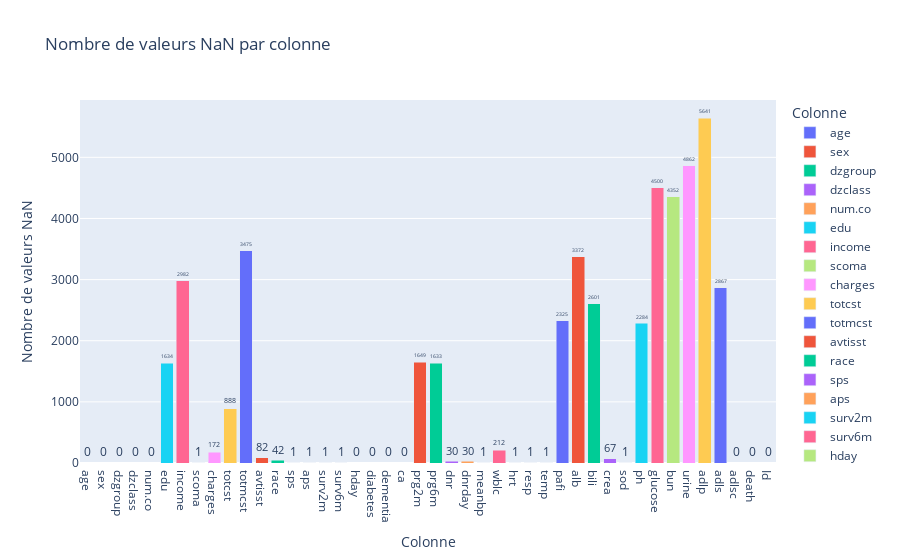

The cell this chart's notebook holds for it:
### Code cell
visualize_nan_values(data)

### Figure 1 — Plotly figure (JSON) as saved in the notebook; plotly's stock layout.template omitted (floating-point values rounded to 4 significant figures)
{"data": [{"alignmentgroup": "True", "hovertemplate": "Colonne=%{x}<br>Nombre de valeurs NaN=%{text}<extra></extra>", "legendgroup": "age", "marker": {"color": "#636efa", "pattern": {"shape": ""}}, "name": "age", "offsetgroup": "age", "orientation": "v", "showlegend": true, "text": [0], "textposition": "outside", "texttemplate": "%{text}", "type": "bar", "x": ["age"], "xaxis": "x", "y": [0], "yaxis": "y"}, {"alignmentgroup": "True", "hovertemplate": "Colonne=%{x}<br>Nombre de valeurs NaN=%{text}<extra></extra>", "legendgroup": "sex", "marker": {"color": "#EF553B", "pattern": {"shape": ""}}, "name": "sex", "offsetgroup": "sex", "orientation": "v", "showlegend": true, "text": [0], "textposition": "outside", "texttemplate": "%{text}", "type": "bar", "x": ["sex"], "xaxis": "x", "y": [0], "yaxis": "y"}, {"alignmentgroup": "True", "hovertemplate": "Colonne=%{x}<br>Nombre de valeurs NaN=%{text}<extra></extra>", "legendgroup": "dzgroup", "marker": {"color": "#00cc96", "pattern": {"shape": ""}}, "name": "dzgroup", "offsetgroup": "dzgroup", "orientation": "v", "showlegend": true, "text": [0], "textposition": "outside", "texttemplate": "%{text}", "type": "bar", "x": ["dzgroup"], "xaxis": "x", "y": [0], "yaxis": "y"}, {"alignmentgroup": "True", "hovertemplate": "Colonne=%{x}<br>Nombre de valeurs NaN=%{text}<extra></extra>", "legendgroup": "dzclass", "marker": {"color": "#ab63fa", "pattern": {"shape": ""}}, "name": "dzclass", "offsetgroup": "dzclass", "orientation": "v", "showlegend": true, "text": [0], "textposition": "outside", "texttemplate": "%{text}", "type": "bar", "x": ["dzclass"], "xaxis": "x", "y": [0], "yaxis": "y"}, {"alignmentgroup": "True", "hovertemplate": "Colonne=%{x}<br>Nombre de valeurs NaN=%{text}<extra></extra>", "legendgroup": "num.co", "marker": {"color": "#FFA15A", "pattern": {"shape": ""}}, "name": "num.co", "offsetgroup": "num.co", "orientation": "v", "showlegend": true, "text": [0], "textposition": "outside", "texttemplate": "%{text}", "type": "bar", "x": ["num.co"], "xaxis": "x", "y": [0], "yaxis": "y"}, {"alignmentgroup": "True", "hovertemplate": "Colonne=%{x}<br>Nombre de valeurs NaN=%{text}<extra></extra>", "legendgroup": "edu", "marker": {"color": "#19d3f3", "pattern": {"shape": ""}}, "name": "edu", "offsetgroup": "edu", "orientation": "v", "showlegend": true, "text": [1634], "textposition": "outside", "texttemplate": "%{text}", "type": "bar", "x": ["edu"], "xaxis": "x", "y": [1634], "yaxis": "y"}, {"alignmentgroup": "True", "hovertemplate": "Colonne=%{x}<br>Nombre de valeurs NaN=%{text}<extra></extra>", "legendgroup": "income", "marker": {"color": "#FF6692", "pattern": {"shape": ""}}, "name": "income", "offsetgroup": "income", "orientation": "v", "showlegend": true, "text": [2982], "textposition": "outside", "texttemplate": "%{text}", "type": "bar", "x": ["income"], "xaxis": "x", "y": [2982], "yaxis": "y"}, {"alignmentgroup": "True", "hovertemplate": "Colonne=%{x}<br>Nombre de valeurs NaN=%{text}<extra></extra>", "legendgroup": "scoma", "marker": {"color": "#B6E880", "pattern": {"shape": ""}}, "name": "scoma", "offsetgroup": "scoma", "orientation": "v", "showlegend": true, "text": [1], "textposition": "outside", "texttemplate": "%{text}", "type": "bar", "x": ["scoma"], "xaxis": "x", "y": [1], "yaxis": "y"}, {"alignmentgroup": "True", "hovertemplate": "Colonne=%{x}<br>Nombre de valeurs NaN=%{text}<extra></extra>", "legendgroup": "charges", "marker": {"color": "#FF97FF", "pattern": {"shape": ""}}, "name": "charges", "offsetgroup": "charges", "orientation": "v", "showlegend": true, "text": [172], "textposition": "outside", "texttemplate": "%{text}", "type": "bar", "x": ["charges"], "xaxis": "x", "y": [172], "yaxis": "y"}, {"alignmentgroup": "True", "hovertemplate": "Colonne=%{x}<br>Nombre de valeurs NaN=%{text}<extra></extra>", "legendgroup": "totcst", "marker": {"color": "#FECB52", "pattern": {"shape": ""}}, "name": "totcst", "offsetgroup": "totcst", "orientation": "v", "showlegend": true, "text": [888], "textposition": "outside", "texttemplate": "%{text}", "type": "bar", "x": ["totcst"], "xaxis": "x", "y": [888], "yaxis": "y"}, {"alignmentgroup": "True", "hovertemplate": "Colonne=%{x}<br>Nombre de valeurs NaN=%{text}<extra></extra>", "legendgroup": "totmcst", "marker": {"color": "#636efa", "pattern": {"shape": ""}}, "name": "totmcst", "offsetgroup": "totmcst", "orientation": "v", "showlegend": true, "text": [3475], "textposition": "outside", "texttemplate": "%{text}", "type": "bar", "x": ["totmcst"], "xaxis": "x", "y": [3475], "yaxis": "y"}, {"alignmentgroup": "True", "hovertemplate": "Colonne=%{x}<br>Nombre de valeurs NaN=%{text}<extra></extra>", "legendgroup": "avtisst", "marker": {"color": "#EF553B", "pattern": {"shape": ""}}, "name": "avtisst", "offsetgroup": "avtisst", "orientation": "v", "showlegend": true, "text": [82], "textposition": "outside", "texttemplate": "%{text}", "type": "bar", "x": ["avtisst"], "xaxis": "x", "y": [82], "yaxis": "y"}, {"alignmentgroup": "True", "hovertemplate": "Colonne=%{x}<br>Nombre de valeurs NaN=%{text}<extra></extra>", "legendgroup": "race", "marker": {"color": "#00cc96", "pattern": {"shape": ""}}, "name": "race", "offsetgroup": "race", "orientation": "v", "showlegend": true, "text": [42], "textposition": "outside", "texttemplate": "%{text}", "type": "bar", "x": ["race"], "xaxis": "x", "y": [42], "yaxis": "y"}, {"alignmentgroup": "True", "hovertemplate": "Colonne=%{x}<br>Nombre de valeurs NaN=%{text}<extra></extra>", "legendgroup": "sps", "marker": {"color": "#ab63fa", "pattern": {"shape": ""}}, "name": "sps", "offsetgroup": "sps", "orientation": "v", "showlegend": true, "text": [1], "textposition": "outside", "texttemplate": "%{text}", "type": "bar", "x": ["sps"], "xaxis": "x", "y": [1], "yaxis": "y"}, {"alignmentgroup": "True", "hovertemplate": "Colonne=%{x}<br>Nombre de valeurs NaN=%{text}<extra></extra>", "legendgroup": "aps", "marker": {"color": "#FFA15A", "pattern": {"shape": ""}}, "name": "aps", "offsetgroup": "aps", "orientation": "v", "showlegend": true, "text": [1], "textposition": "outside", "texttemplate": "%{text}", "type": "bar", "x": ["aps"], "xaxis": "x", "y": [1], "yaxis": "y"}, {"alignmentgroup": "True", "hovertemplate": "Colonne=%{x}<br>Nombre de valeurs NaN=%{text}<extra></extra>", "legendgroup": "surv2m", "marker": {"color": "#19d3f3", "pattern": {"shape": ""}}, "name": "surv2m", "offsetgroup": "surv2m", "orientation": "v", "showlegend": true, "text": [1], "textposition": "outside", "texttemplate": "%{text}", "type": "bar", "x": ["surv2m"], "xaxis": "x", "y": [1], "yaxis": "y"}, {"alignmentgroup": "True", "hovertemplate": "Colonne=%{x}<br>Nombre de valeurs NaN=%{text}<extra></extra>", "legendgroup": "surv6m", "marker": {"color": "#FF6692", "pattern": {"shape": ""}}, "name": "surv6m", "offsetgroup": "surv6m", "orientation": "v", "showlegend": true, "text": [1], "textposition": "outside", "texttemplate": "%{text}", "type": "bar", "x": ["surv6m"], "xaxis": "x", "y": [1], "yaxis": "y"}, {"alignmentgroup": "True", "hovertemplate": "Colonne=%{x}<br>Nombre de valeurs NaN=%{text}<extra></extra>", "legendgroup": "hday", "marker": {"color": "#B6E880", "pattern": {"shape": ""}}, "name": "hday", "offsetgroup": "hday", "orientation": "v", "showlegend": true, "text": [0], "textposition": "outside", "texttemplate": "%{text}", "type": "bar", "x": ["hday"], "xaxis": "x", "y": [0], "yaxis": "y"}, {"alignmentgroup": "True", "hovertemplate": "Colonne=%{x}<br>Nombre de valeurs NaN=%{text}<extra></extra>", "legendgroup": "diabetes", "marker": {"color": "#FF97FF", "pattern": {"shape": ""}}, "name": "diabetes", "offsetgroup": "diabetes", "orientation": "v", "showlegend": true, "text": [0], "textposition": "outside", "texttemplate": "%{text}", "type": "bar", "x": ["diabetes"], "xaxis": "x", "y": [0], "yaxis": "y"}, {"alignmentgroup": "True", "hovertemplate": "Colonne=%{x}<br>Nombre de valeurs NaN=%{text}<extra></extra>", "legendgroup": "dementia", "marker": {"color": "#FECB52", "pattern": {"shape": ""}}, "name": "dementia", "offsetgroup": "dementia", "orientation": "v", "showlegend": true, "text": [0], "textposition": "outside", "texttemplate": "%{text}", "type": "bar", "x": ["dementia"], "xaxis": "x", "y": [0], "yaxis": "y"}, {"alignmentgroup": "True", "hovertemplate": "Colonne=%{x}<br>Nombre de valeurs NaN=%{text}<extra></extra>", "legendgroup": "ca", "marker": {"color": "#636efa", "pattern": {"shape": ""}}, "name": "ca", "offsetgroup": "ca", "orientation": "v", "showlegend": true, "text": [0], "textposition": "outside", "texttemplate": "%{text}", "type": "bar", "x": ["ca"], "xaxis": "x", "y": [0], "yaxis": "y"}, {"alignmentgroup": "True", "hovertemplate": "Colonne=%{x}<br>Nombre de valeurs NaN=%{text}<extra></extra>", "legendgroup": "prg2m", "marker": {"color": "#EF553B", "pattern": {"shape": ""}}, "name": "prg2m", "offsetgroup": "prg2m", "orientation": "v", "showlegend": true, "text": [1649], "textposition": "outside", "texttemplate": "%{text}", "type": "bar", "x": ["prg2m"], "xaxis": "x", "y": [1649], "yaxis": "y"}, {"alignmentgroup": "True", "hovertemplate": "Colonne=%{x}<br>Nombre de valeurs NaN=%{text}<extra></extra>", "legendgroup": "prg6m", "marker": {"color": "#00cc96", "pattern": {"shape": ""}}, "name": "prg6m", "offsetgroup": "prg6m", "orientation": "v", "showlegend": true, "text": [1633], "textposition": "outside", "texttemplate": "%{text}", "type": "bar", "x": ["prg6m"], "xaxis": "x", "y": [1633], "yaxis": "y"}, {"alignmentgroup": "True", "hovertemplate": "Colonne=%{x}<br>Nombre de valeurs NaN=%{text}<extra></extra>", "legendgroup": "dnr", "marker": {"color": "#ab63fa", "pattern": {"shape": ""}}, "name": "dnr", "offsetgroup": "dnr", "orientation": "v", "showlegend": true, "text": [30], "textposition": "outside", "texttemplate": "%{text}", "type": "bar", "x": ["dnr"], "xaxis": "x", "y": [30], "yaxis": "y"}, {"alignmentgroup": "True", "hovertemplate": "Colonne=%{x}<br>Nombre de valeurs NaN=%{text}<extra></extra>", "legendgroup": "dnrday", "marker": {"color": "#FFA15A", "pattern": {"shape": ""}}, "name": "dnrday", "offsetgroup": "dnrday", "orientation": "v", "showlegend": true, "text": [30], "textposition": "outside", "texttemplate": "%{text}", "type": "bar", "x": ["dnrday"], "xaxis": "x", "y": [30], "yaxis": "y"}, {"alignmentgroup": "True", "hovertemplate": "Colonne=%{x}<br>Nombre de valeurs NaN=%{text}<extra></extra>", "legendgroup": "meanbp", "marker": {"color": "#19d3f3", "pattern": {"shape": ""}}, "name": "meanbp", "offsetgroup": "meanbp", "orientation": "v", "showlegend": true, "text": [1], "textposition": "outside", "texttemplate": "%{text}", "type": "bar", "x": ["meanbp"], "xaxis": "x", "y": [1], "yaxis": "y"}, {"alignmentgroup": "True", "hovertemplate": "Colonne=%{x}<br>Nombre de valeurs NaN=%{text}<extra></extra>", "legendgroup": "wblc", "marker": {"color": "#FF6692", "pattern": {"shape": ""}}, "name": "wblc", "offsetgroup": "wblc", "orientation": "v", "showlegend": true, "text": [212], "textposition": "outside", "texttemplate": "%{text}", "type": "bar", "x": ["wblc"], "xaxis": "x", "y": [212], "yaxis": "y"}, {"alignmentgroup": "True", "hovertemplate": "Colonne=%{x}<br>Nombre de valeurs NaN=%{text}<extra></extra>", "legendgroup": "hrt", "marker": {"color": "#B6E880", "pattern": {"shape": ""}}, "name": "hrt", "offsetgroup": "hrt", "orientation": "v", "showlegend": true, "text": [1], "textposition": "outside", "texttemplate": "%{text}", "type": "bar", "x": ["hrt"], "xaxis": "x", "y": [1], "yaxis": "y"}, {"alignmentgroup": "True", "hovertemplate": "Colonne=%{x}<br>Nombre de valeurs NaN=%{text}<extra></extra>", "legendgroup": "resp", "marker": {"color": "#FF97FF", "pattern": {"shape": ""}}, "name": "resp", "offsetgroup": "resp", "orientation": "v", "showlegend": true, "text": [1], "textposition": "outside", "texttemplate": "%{text}", "type": "bar", "x": ["resp"], "xaxis": "x", "y": [1], "yaxis": "y"}, {"alignmentgroup": "True", "hovertemplate": "Colonne=%{x}<br>Nombre de valeurs NaN=%{text}<extra></extra>", "legendgroup": "temp", "marker": {"color": "#FECB52", "pattern": {"shape": ""}}, "name": "temp", "offsetgroup": "temp", "orientation": "v", "showlegend": true, "text": [1], "textposition": "outside", "texttemplate": "%{text}", "type": "bar", "x": ["temp"], "xaxis": "x", "y": [1], "yaxis": "y"}, {"alignmentgroup": "True", "hovertemplate": "Colonne=%{x}<br>Nombre de valeurs NaN=%{text}<extra></extra>", "legendgroup": "pafi", "marker": {"color": "#636efa", "pattern": {"shape": ""}}, "name": "pafi", "offsetgroup": "pafi", "orientation": "v", "showlegend": true, "text": [2325], "textposition": "outside", "texttemplate": "%{text}", "type": "bar", "x": ["pafi"], "xaxis": "x", "y": [2325], "yaxis": "y"}, {"alignmentgroup": "True", "hovertemplate": "Colonne=%{x}<br>Nombre de valeurs NaN=%{text}<extra></extra>", "legendgroup": "alb", "marker": {"color": "#EF553B", "pattern": {"shape": ""}}, "name": "alb", "offsetgroup": "alb", "orientation": "v", "showlegend": true, "text": [3372], "textposition": "outside", "texttemplate": "%{text}", "type": "bar", "x": ["alb"], "xaxis": "x", "y": [3372], "yaxis": "y"}, {"alignmentgroup": "True", "hovertemplate": "Colonne=%{x}<br>Nombre de valeurs NaN=%{text}<extra></extra>", "legendgroup": "bili", "marker": {"color": "#00cc96", "pattern": {"shape": ""}}, "name": "bili", "offsetgroup": "bili", "orientation": "v", "showlegend": true, "text": [2601], "textposition": "outside", "texttemplate": "%{text}", "type": "bar", "x": ["bili"], "xaxis": "x", "y": [2601], "yaxis": "y"}, {"alignmentgroup": "True", "hovertemplate": "Colonne=%{x}<br>Nombre de valeurs NaN=%{text}<extra></extra>", "legendgroup": "crea", "marker": {"color": "#ab63fa", "pattern": {"shape": ""}}, "name": "crea", "offsetgroup": "crea", "orientation": "v", "showlegend": true, "text": [67], "textposition": "outside", "texttemplate": "%{text}", "type": "bar", "x": ["crea"], "xaxis": "x", "y": [67], "yaxis": "y"}, {"alignmentgroup": "True", "hovertemplate": "Colonne=%{x}<br>Nombre de valeurs NaN=%{text}<extra></extra>", "legendgroup": "sod", "marker": {"color": "#FFA15A", "pattern": {"shape": ""}}, "name": "sod", "offsetgroup": "sod", "orientation": "v", "showlegend": true, "text": [1], "textposition": "outside", "texttemplate": "%{text}", "type": "bar", "x": ["sod"], "xaxis": "x", "y": [1], "yaxis": "y"}, {"alignmentgroup": "True", "hovertemplate": "Colonne=%{x}<br>Nombre de valeurs NaN=%{text}<extra></extra>", "legendgroup": "ph", "marker": {"color": "#19d3f3", "pattern": {"shape": ""}}, "name": "ph", "offsetgroup": "ph", "orientation": "v", "showlegend": true, "text": [2284], "textposition": "outside", "texttemplate": "%{text}", "type": "bar", "x": ["ph"], "xaxis": "x", "y": [2284], "yaxis": "y"}, {"alignmentgroup": "True", "hovertemplate": "Colonne=%{x}<br>Nombre de valeurs NaN=%{text}<extra></extra>", "legendgroup": "glucose", "marker": {"color": "#FF6692", "pattern": {"shape": ""}}, "name": "glucose", "offsetgroup": "glucose", "orientation": "v", "showlegend": true, "text": [4500], "textposition": "outside", "texttemplate": "%{text}", "type": "bar", "x": ["glucose"], "xaxis": "x", "y": [4500], "yaxis": "y"}, {"alignmentgroup": "True", "hovertemplate": "Colonne=%{x}<br>Nombre de valeurs NaN=%{text}<extra></extra>", "legendgroup": "bun", "marker": {"color": "#B6E880", "pattern": {"shape": ""}}, "name": "bun", "offsetgroup": "bun", "orientation": "v", "showlegend": true, "text": [4352], "textposition": "outside", "texttemplate": "%{text}", "type": "bar", "x": ["bun"], "xaxis": "x", "y": [4352], "yaxis": "y"}, {"alignmentgroup": "True", "hovertemplate": "Colonne=%{x}<br>Nombre de valeurs NaN=%{text}<extra></extra>", "legendgroup": "urine", "marker": {"color": "#FF97FF", "pattern": {"shape": ""}}, "name": "urine", "offsetgroup": "urine", "orientation": "v", "showlegend": true, "text": [4862], "textposition": "outside", "texttemplate": "%{text}", "type": "bar", "x": ["urine"], "xaxis": "x", "y": [4862], "yaxis": "y"}, {"alignmentgroup": "True", "hovertemplate": "Colonne=%{x}<br>Nombre de valeurs NaN=%{text}<extra></extra>", "legendgroup": "adlp", "marker": {"color": "#FECB52", "pattern": {"shape": ""}}, "name": "adlp", "offsetgroup": "adlp", "orientation": "v", "showlegend": true, "text": [5641], "textposition": "outside", "texttemplate": "%{text}", "type": "bar", "x": ["adlp"], "xaxis": "x", "y": [5641], "yaxis": "y"}, {"alignmentgroup": "True", "hovertemplate": "Colonne=%{x}<br>Nombre de valeurs NaN=%{text}<extra></extra>", "legendgroup": "adls", "marker": {"color": "#636efa", "pattern": {"shape": ""}}, "name": "adls", "offsetgroup": "adls", "orientation": "v", "showlegend": true, "text": [2867], "textposition": "outside", "texttemplate": "%{text}", "type": "bar", "x": ["adls"], "xaxis": "x", "y": [2867], "yaxis": "y"}, {"alignmentgroup": "True", "hovertemplate": "Colonne=%{x}<br>Nombre de valeurs NaN=%{text}<extra></extra>", "legendgroup": "adlsc", "marker": {"color": "#EF553B", "pattern": {"shape": ""}}, "name": "adlsc", "offsetgroup": "adlsc", "orientation": "v", "showlegend": true, "text": [0], "textposition": "outside", "texttemplate": "%{text}", "type": "bar", "x": ["adlsc"], "xaxis": "x", "y": [0], "yaxis": "y"}, {"alignmentgroup": "True", "hovertemplate": "Colonne=%{x}<br>Nombre de valeurs NaN=%{text}<extra></extra>", "legendgroup": "death", "marker": {"color": "#00cc96", "pattern": {"shape": ""}}, "name": "death", "offsetgroup": "death", "orientation": "v", "showlegend": true, "text": [0], "textposition": "outside", "texttemplate": "%{text}", "type": "bar", "x": ["death"], "xaxis": "x", "y": [0], "yaxis": "y"}, {"alignmentgroup": "True", "hovertemplate": "Colonne=%{x}<br>Nombre de valeurs NaN=%{text}<extra></extra>", "legendgroup": "Id", "marker": {"color": "#ab63fa", "pattern": {"shape": ""}}, "name": "Id", "offsetgroup": "Id", "orientation": "v", "showlegend": true, "text": [0], "textposition": "outside", "texttemplate": "%{text}", "type": "bar", "x": ["Id"], "xaxis": "x", "y": [0], "yaxis": "y"}], "layout": {"barmode": "stack", "legend": {"title": {"text": "Colonne"}, "tracegroupgap": 0}, "title": {"text": "Nombre de valeurs NaN par colonne"}, "xaxis": {"anchor": "y", "categoryarray": ["age", "sex", "dzgroup", "dzclass", "num.co", "edu", "income", "scoma", "charges", "totcst", "totmcst", "avtisst", "race", "sps", "aps", "surv2m", "surv6m", "hday", "diabetes", "dementia", "ca", "prg2m", "prg6m", "dnr", "dnrday", "meanbp", "wblc", "hrt", "resp", "temp", "pafi", "alb", "bili", "crea", "sod", "ph", "glucose", "bun", "urine", "adlp", "adls", "adlsc", "death", "Id"], "categoryorder": "array", "domain": [0, 1], "title": {"text": "Colonne"}}, "yaxis": {"anchor": "x", "domain": [0, 1], "title": {"text": "Nombre de valeurs NaN"}}}}
